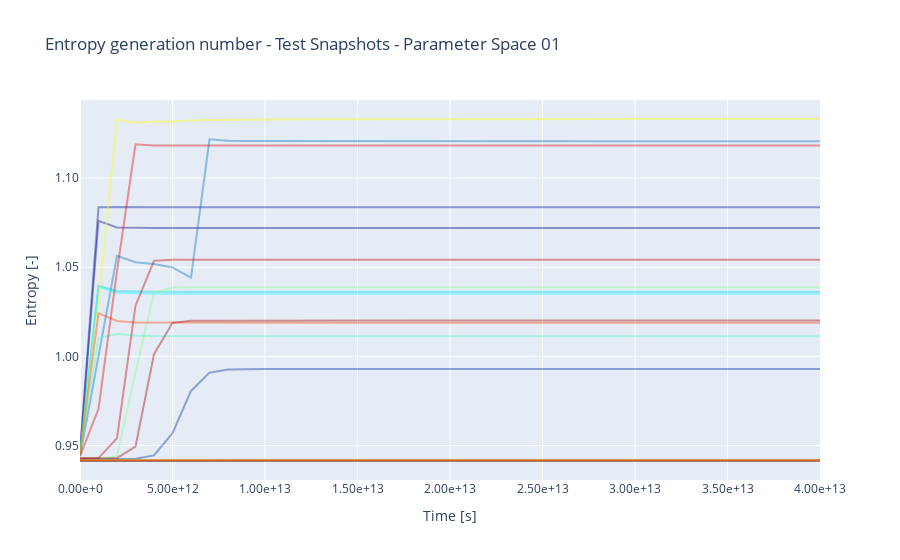

Notebook code cell kept with this figure:
### Markdown cell above
### Plot entropy generation number

### Code cell
fig = go.Figure()

for idx_snap, entropies in enumerate(entropy_gen_number):
    fig.add_trace(go.Scatter(x=list(comsol_data_ref.times.values()),
                             y=entropies,
                                mode='lines',
                                name=f"{idx_snap:03d}",
                                opacity=0.4,
                            line=dict(color=colors[idx_snap])
                ))
    
fig.update_layout(
    xaxis_tickformat='.2e',  # Format x-axis numbers to 2 decimal places
    yaxis_tickformat='.2f',  # Format y-axis numbers to 2 decimal places
    showlegend=False,        # Hide the legend
    title=f"Entropy generation number - {DATA_TYPE} Snapshots - Parameter Space {PARAMETER_SPACE}",       # Optional: add a title
    xaxis_title="Time [s]",    # Optional: label for x-axis
    yaxis_title="Entropy [-]"     # Optional: label for y-axis
)
if IS_EXPORT:
    fig.write_image(export_folder/ f"{DATA_TYPE}_EntropyGenerationNumber.png")
    fig.write_html(export_folder/ f"{DATA_TYPE}_EntropyGenerationNumber.html")
fig.show()
